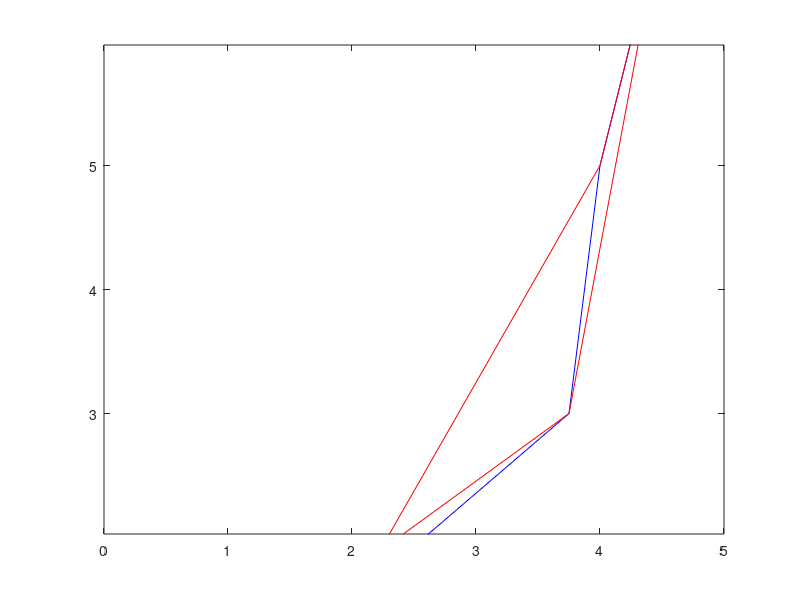

Write MATLAB code to recreate this figure. (Note: this script raises an error after producing the figure.)
%%Path plotting
clear all
close all

% test_cones = [5,-3;5,2;3,7;-2,7;-5,4;-5,-2;-3,-4;2,-4]';
% neato_origin = [4;-2;0];
test_cones = [1,1;2,1.5;3.75,3;4,5;4.5,7]';
neato_origin = [.5;1.25;0];
test_cones(3,:) = zeros(1,length(test_cones));
shuffled_cones = test_cones(:,randperm(length(test_cones)));
neato_orientation = [1;0;0];

figure
plot(test_cones(1,:),test_cones(2,:),'b-');
hold on
plot(shuffled_cones(1,:),shuffled_cones(2,:),'r-');
plot(neato_origin(1),neato_origin(2),'gs');
quiver(neato_origin(1),neato_origin(2),neato_orientation(1),neato_orientation(2),'AutoScale','off');
hold off
xlim([0,5])
axis equal
%% 

[~,closest_indx] = min(vecnorm(shuffled_cones-neato_origin))
ordered_cones(:,1) = shuffled_cones(:,closest_indx)
shuffled_cones = remove(ordered_cones(:,1),shuffled_cones);
ordered_cones(:,2) = next_cone(neato_origin,neato_orientation,shuffled_cones);
shuffled_cones = remove(ordered_cones(:,2),shuffled_cones);
ordered_cones(:,3) = next_cone(ordered_cones(:,2),ordered_cones(:,2)-ordered_cones(:,1),shuffled_cones);

next_pos = generate_offset(ordered_cones);
figure
plot(test_cones(1,:),test_cones(2,:),'b-');
hold on
plot(shuffled_cones(1,:),shuffled_cones(2,:),'r-');
plot(neato_origin(1),neato_origin(2),'gs');
quiver(neato_origin(1),neato_origin(2),neato_orientation(1),neato_orientation(2),'AutoScale','off');
plot(next_pos(1),next_pos(2),'ks');
quiver(neato_origin(1),neato_origin(2),next_pos(1)-neato_origin(1),next_pos(2)-neato_origin(2),'AutoScale','off');
hold off
xlim([0,5])
axis equal

k = cross(neato_orientation,next_pos-neato_origin);
angle3d = sign(k)*atan2d(norm(k),dot(neato_orientation,next_pos-neato_origin));
angle = angle3d(3);

forward = norm(next_pos-neato_origin);

% [func_points,func_paths] = generate_paths(test_cones);
% figure
% plot(test_cones(1,:),test_cones(2,:),'o');
% hold on
% plot(func_points(1,:),func_points(2,:),'s');
% quiver(func_points(1,1:length(func_paths)),func_points(2,1:length(func_paths)),func_paths(1,:),func_paths(2,:),'Color','r','LineStyle','--','AutoScale','off')
% hold off
% axis equal
%%
function [points,paths] = generate_paths(cones)
    vector = diff(cones,1,2);
    norm_vector = vector./vecnorm(vector);

    for i = 1:size(norm_vector,2)-1
        angle_between(i) = acosd(dot(norm_vector(:,i),norm_vector(:,i+1)));
        midangle(i) = 90+(angle_between(i)/2);
    end

    for j = 1:size(midangle,2)
        rot = [cosd(midangle(j)) -sind(midangle(j)) 0; sind(midangle(j)) cosd(midangle(j)) 0; 0 0 0];
        offset_dir(:,j) = rot*-0.25*norm_vector(:,j);
        points(1:2,j) = offset_dir(1:2,j)+cones(1:2,j+1);
    end
    paths = diff(points,1,2);
end

function point = generate_offset(cones)
    vector = diff(cones,1,2);
    norm_vector = vector./vecnorm(vector);

    for i = 1:size(norm_vector,2)-1
        angle_between(i) = acosd(dot(norm_vector(:,i),norm_vector(:,i+1)));
        midangle(i) = 90+(angle_between(i)/2);
    end

    for j = 1:size(midangle,2)
        rot = [cosd(midangle(j)) -sind(midangle(j)) 0; sind(midangle(j)) cosd(midangle(j)) 0; 0 0 0];
        offset_dir(:,j) = rot*-0.25*norm_vector(:,j);
        point(:,j) = offset_dir(:,j)+cones(:,j+1);
    end
end

function coneless = remove(cone,dataset)
    [~,indx] = max(sum(dataset==cone));
    dataset(:,indx) = []; 
    coneless = dataset;
end

function next = next_cone(origin,orientation,cones)
    vectors = cones-origin;
    distances = vecnorm(vectors);
    closest_indices = distances < 3;
    closest_cones = cones(:,closest_indices);
    closest_vectors = vectors(:,closest_indices);
    dot_length = 0;
    for i = 1:size(closest_vectors,2)
        if dot(closest_vectors(:,i),orientation) > dot_length
            dot_length = dot(closest_vectors(:,i),orientation);
            cone = closest_cones(:,i);
        end
    end
    next=cone;
end
